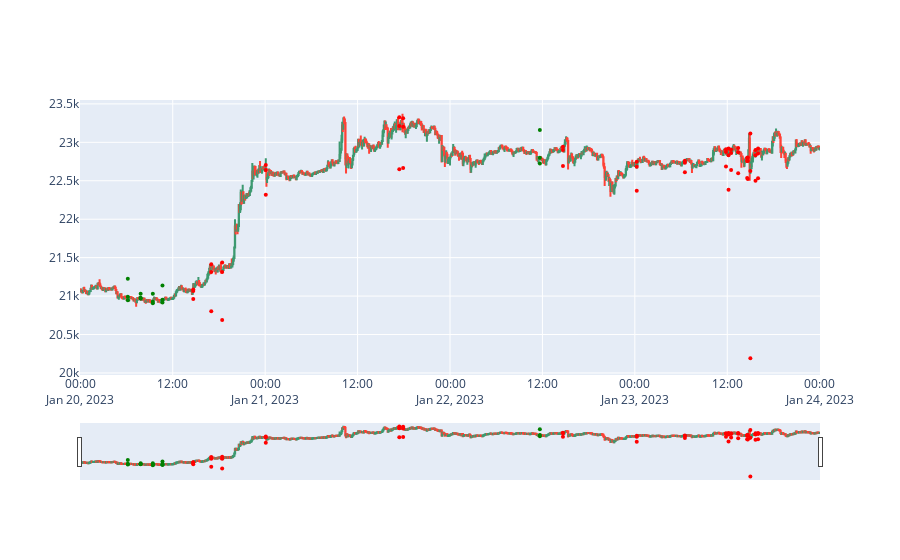
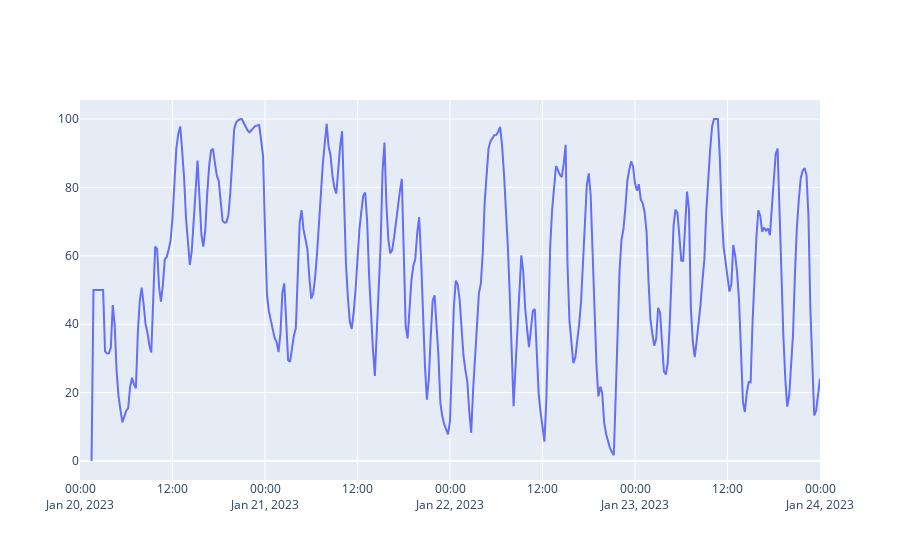

These figures' notebook cell, in order:
### Code cell
# df_lower_tf = add_rsx_LF(21,df_lower_tf)
# df_lower_tf = add_moving_average(3,df_lower_tf)

df_higher_tf = add_rsx_HF(7,df_higher_tf)

fig = go.Figure(data=[go.Candlestick(x=df_lower_tf['date'],
                open=df_lower_tf['open'],
                high=df_lower_tf['high'],
                low=df_lower_tf['low'],
                close=df_lower_tf['close'])])

# fig1 = go.Figure(data=[go.Candlestick(x=df_lower_tf['date'],
#                 open=df_lower_tf['open'],
#                 high=df_lower_tf['high'],
#                 low=df_lower_tf['low'],
#                 close=df_lower_tf['close'])])

buy_orders = []
sell_orders = []
multiplier = 5
for i in range(3, len(df_lower_tf)):
    if df_lower_tf.iloc[i-3]['low'] > df_lower_tf.iloc[i-2]['low'] and df_lower_tf.iloc[i-1]['close'] > df_lower_tf.iloc[i-3]['open'] and df_lower_tf.iloc[i-3]['open'] > df_lower_tf.iloc[i-3]['close']:
        if df_higher_tf.iloc[i//3]['classic_up_divergence'] or df_higher_tf.iloc[(i-1)//3]['classic_up_divergence']:
            buy_orders.append((df_lower_tf.iloc[i]['open'], df_lower_tf.iloc[i-2]['low'],
            round(df_lower_tf.iloc[i]['open'] + (df_lower_tf.iloc[i]['open']-df_lower_tf.iloc[i-2]['low'])*multiplier,2),
            df_lower_tf.iloc[i]['date']))

    if df_lower_tf.iloc[i-3]['high'] < df_lower_tf.iloc[i-2]['high'] and df_lower_tf.iloc[i-1]['close'] < df_lower_tf.iloc[i-3]['open'] and df_lower_tf.iloc[i-3]['open'] < df_lower_tf.iloc[i-3]['close']:
        if df_higher_tf.iloc[i//3]['classic_down_divergence'] or df_higher_tf.iloc[(i-1)//3]['classic_down_divergence']:
            sell_orders.append((df_lower_tf.iloc[i]['open'], df_lower_tf.iloc[i-2]['high'],
            round(df_lower_tf.iloc[i]['open'] - (df_lower_tf.iloc[i-2]['high']-df_lower_tf.iloc[i]['open'])*multiplier,2),
            df_lower_tf.iloc[i]['date']))

backtest(df_lower_tf,buy_orders,sell_orders,100,1)

for order in buy_orders:
    fig.add_trace(go.Scatter(x=[order[3]],y=[order[0]],mode='markers', marker=dict(size=4, color='green')))
    fig.add_trace(go.Scatter(x=[order[3]],y=[order[1]],mode='markers', marker=dict(size=4, color='green')))
    fig.add_trace(go.Scatter(x=[order[3]],y=[order[2]],mode='markers', marker=dict(size=4, color='green')))

for order in sell_orders:
    fig.add_trace(go.Scatter(x=[order[3]],y=[order[0]],mode='markers', marker=dict(size=4, color='red')))
    fig.add_trace(go.Scatter(x=[order[3]],y=[order[1]],mode='markers', marker=dict(size=4, color='red')))
    fig.add_trace(go.Scatter(x=[order[3]],y=[order[2]],mode='markers', marker=dict(size=4, color='red')))


# for i in range(len(df_higher_tf)):
#     if df_higher_tf.iloc[i]['classic_up_divergence']:
#         rsx.add_vline(x=df_higher_tf.iloc[i]['date'],line=dict(color='green'))
#     if df_higher_tf.iloc[i]['classic_down_divergence']:
#         rsx.add_vline(x=df_higher_tf.iloc[i]['date'],line=dict(color='red'))
rsx = go.Figure(go.Scatter(
        x=df_higher_tf['date'],
        y=df_higher_tf['RSX']
    ))



fig.update_layout(showlegend=False)
fig.show()
# fig1.update_layout(showlegend=False)
# fig1.show()
rsx.update_layout(showlegend=False)
rsx.show()

### Figure 1 — Plotly figure (JSON) as saved in the notebook; plotly's stock layout.template omitted (floating-point values rounded to 4 significant figures; data arrays with more than 128 entries replaced by an {"elided": "..."} marker saying what was removed)
{"data": [{"close": {"elided": "1153 float values"}, "high": {"elided": "1153 float values"}, "low": {"elided": "1153 float values"}, "open": {"elided": "1153 float values"}, "type": "candlestick", "x": {"elided": "1153 str values"}}, {"marker": {"color": "green", "size": 4}, "mode": "markers", "type": "scatter", "x": ["2023-01-20T06:10:00"], "y": [20990.0]}, {"marker": {"color": "green", "size": 4}, "mode": "markers", "type": "scatter", "x": ["2023-01-20T06:10:00"], "y": [20950.0]}, {"marker": {"color": "green", "size": 4}, "mode": "markers", "type": "scatter", "x": ["2023-01-20T06:10:00"], "y": [21230.0]}, {"marker": {"color": "green", "size": 4}, "mode": "markers", "type": "scatter", "x": ["2023-01-20T07:50:00"], "y": [20980.0]}, {"marker": {"color": "green", "size": 4}, "mode": "markers", "type": "scatter", "x": ["2023-01-20T07:50:00"], "y": [20970.0]}, {"marker": {"color": "green", "size": 4}, "mode": "markers", "type": "scatter", "x": ["2023-01-20T07:50:00"], "y": [21030.0]}, {"marker": {"color": "green", "size": 4}, "mode": "markers", "type": "scatter", "x": ["2023-01-20T09:25:00"], "y": [20930.0]}, {"marker": {"color": "green", "size": 4}, "mode": "markers", "type": "scatter", "x": ["2023-01-20T09:25:00"], "y": [20910.0]}, {"marker": {"color": "green", "size": 4}, "mode": "markers", "type": "scatter", "x": ["2023-01-20T09:25:00"], "y": [21030.0]}, {"marker": {"color": "green", "size": 4}, "mode": "markers", "type": "scatter", "x": ["2023-01-20T10:40:00"], "y": [20950.0]}, {"marker": {"color": "green", "size": 4}, "mode": "markers", "type": "scatter", "x": ["2023-01-20T10:40:00"], "y": [20920.0]}, {"marker": {"color": "green", "size": 4}, "mode": "markers", "type": "scatter", "x": ["2023-01-20T10:40:00"], "y": [21140.0]}, {"marker": {"color": "green", "size": 4}, "mode": "markers", "type": "scatter", "x": ["2023-01-22T11:40:00"], "y": [22800.0]}, {"marker": {"color": "green", "size": 4}, "mode": "markers", "type": "scatter", "x": ["2023-01-22T11:40:00"], "y": [22730.0]}, {"marker": {"color": "green", "size": 4}, "mode": "markers", "type": "scatter", "x": ["2023-01-22T11:40:00"], "y": [23160.0]}, {"marker": {"color": "red", "size": 4}, "mode": "markers", "type": "scatter", "x": ["2023-01-20T14:40:00"], "y": [21070.0]}, {"marker": {"color": "red", "size": 4}, "mode": "markers", "type": "scatter", "x": ["2023-01-20T14:40:00"], "y": [21090.0]}, {"marker": {"color": "red", "size": 4}, "mode": "markers", "type": "scatter", "x": ["2023-01-20T14:40:00"], "y": [20960.0]}, {"marker": {"color": "red", "size": 4}, "mode": "markers", "type": "scatter", "x": ["2023-01-20T17:00:00"], "y": [21310.0]}, {"marker": {"color": "red", "size": 4}, "mode": "markers", "type": "scatter", "x": ["2023-01-20T17:00:00"], "y": [21420.0]}, {"marker": {"color": "red", "size": 4}, "mode": "markers", "type": "scatter", "x": ["2023-01-20T17:00:00"], "y": [20800.0]}, {"marker": {"color": "red", "size": 4}, "mode": "markers", "type": "scatter", "x": ["2023-01-20T18:25:00"], "y": [21310.0]}, {"marker": {"color": "red", "size": 4}, "mode": "markers", "type": "scatter", "x": ["2023-01-20T18:25:00"], "y": [21440.0]}, {"marker": {"color": "red", "size": 4}, "mode": "markers", "type": "scatter", "x": ["2023-01-20T18:25:00"], "y": [20690.0]}, {"marker": {"color": "red", "size": 4}, "mode": "markers", "type": "scatter", "x": ["2023-01-21T00:05:00"], "y": [22640.0]}, {"marker": {"color": "red", "size": 4}, "mode": "markers", "type": "scatter", "x": ["2023-01-21T00:05:00"], "y": [22700.0]}, {"marker": {"color": "red", "size": 4}, "mode": "markers", "type": "scatter", "x": ["2023-01-21T00:05:00"], "y": [22320.0]}, {"marker": {"color": "red", "size": 4}, "mode": "markers", "type": "scatter", "x": ["2023-01-21T17:25:00"], "y": [23210.0]}, {"marker": {"color": "red", "size": 4}, "mode": "markers", "type": "scatter", "x": ["2023-01-21T17:25:00"], "y": [23330.0]}, {"marker": {"color": "red", "size": 4}, "mode": "markers", "type": "scatter", "x": ["2023-01-21T17:25:00"], "y": [22650.0]}, {"marker": {"color": "red", "size": 4}, "mode": "markers", "type": "scatter", "x": ["2023-01-21T17:55:00"], "y": [23200.0]}, {"marker": {"color": "red", "size": 4}, "mode": "markers", "type": "scatter", "x": ["2023-01-21T17:55:00"], "y": [23310.0]}, {"marker": {"color": "red", "size": 4}, "mode": "markers", "type": "scatter", "x": ["2023-01-21T17:55:00"], "y": [22670.0]}, {"marker": {"color": "red", "size": 4}, "mode": "markers", "type": "scatter", "x": ["2023-01-22T14:40:00"], "y": [22900.0]}, {"marker": {"color": "red", "size": 4}, "mode": "markers", "type": "scatter", "x": ["2023-01-22T14:40:00"], "y": [22940.0]}, {"marker": {"color": "red", "size": 4}, "mode": "markers", "type": "scatter", "x": ["2023-01-22T14:40:00"], "y": [22690.0]}, {"marker": {"color": "red", "size": 4}, "mode": "markers", "type": "scatter", "x": ["2023-01-23T00:15:00"], "y": [22680.0]}, {"marker": {"color": "red", "size": 4}, "mode": "markers", "type": "scatter", "x": ["2023-01-23T00:15:00"], "y": [22750.0]}, {"marker": {"color": "red", "size": 4}, "mode": "markers", "type": "scatter", "x": ["2023-01-23T00:15:00"], "y": [22370.0]}, {"marker": {"color": "red", "size": 4}, "mode": "markers", "type": "scatter", "x": ["2023-01-23T06:30:00"], "y": [22740.0]}, {"marker": {"color": "red", "size": 4}, "mode": "markers", "type": "scatter", "x": ["2023-01-23T06:30:00"], "y": [22760]}, {"marker": {"color": "red", "size": 4}, "mode": "markers", "type": "scatter", "x": ["2023-01-23T06:30:00"], "y": [22610.0]}, {"marker": {"color": "red", "size": 4}, "mode": "markers", "type": "scatter", "x": ["2023-01-23T11:50:00"], "y": [22870.0]}, {"marker": {"color": "red", "size": 4}, "mode": "markers", "type": "scatter", "x": ["2023-01-23T11:50:00"], "y": [22910.0]}, {"marker": {"color": "red", "size": 4}, "mode": "markers", "type": "scatter", "x": ["2023-01-23T11:50:00"], "y": [22690.0]}, {"marker": {"color": "red", "size": 4}, "mode": "markers", "type": "scatter", "x": ["2023-01-23T12:10:00"], "y": [22830.0]}, {"marker": {"color": "red", "size": 4}, "mode": "markers", "type": "scatter", "x": ["2023-01-23T12:10:00"], "y": [22921]}, {"marker": {"color": "red", "size": 4}, "mode": "markers", "type": "scatter", "x": ["2023-01-23T12:10:00"], "y": [22380.0]}, {"marker": {"color": "red", "size": 4}, "mode": "markers", "type": "scatter", "x": ["2023-01-23T12:30:00"], "y": [22860.0]}, {"marker": {"color": "red", "size": 4}, "mode": "markers", "type": "scatter", "x": ["2023-01-23T12:30:00"], "y": [22910.0]}, {"marker": {"color": "red", "size": 4}, "mode": "markers", "type": "scatter", "x": ["2023-01-23T12:30:00"], "y": [22640.0]}, {"marker": {"color": "red", "size": 4}, "mode": "markers", "type": "scatter", "x": ["2023-01-23T13:25:00"], "y": [22870.0]}, {"marker": {"color": "red", "size": 4}, "mode": "markers", "type": "scatter", "x": ["2023-01-23T13:25:00"], "y": [22930.0]}, {"marker": {"color": "red", "size": 4}, "mode": "markers", "type": "scatter", "x": ["2023-01-23T13:25:00"], "y": [22600.0]}, {"marker": {"color": "red", "size": 4}, "mode": "markers", "type": "scatter", "x": ["2023-01-23T14:35:00"], "y": [22760.0]}, {"marker": {"color": "red", "size": 4}, "mode": "markers", "type": "scatter", "x": ["2023-01-23T14:35:00"], "y": [22800]}, {"marker": {"color": "red", "size": 4}, "mode": "markers", "type": "scatter", "x": ["2023-01-23T14:35:00"], "y": [22540.0]}, {"marker": {"color": "red", "size": 4}, "mode": "markers", "type": "scatter", "x": ["2023-01-23T14:40:00"], "y": [22760.0]}, {"marker": {"color": "red", "size": 4}, "mode": "markers", "type": "scatter", "x": ["2023-01-23T14:40:00"], "y": [22800.0]}, {"marker": {"color": "red", "size": 4}, "mode": "markers", "type": "scatter", "x": ["2023-01-23T14:40:00"], "y": [22520.0]}, {"marker": {"color": "red", "size": 4}, "mode": "markers", "type": "scatter", "x": ["2023-01-23T15:00:00"], "y": [22630.0]}, {"marker": {"color": "red", "size": 4}, "mode": "markers", "type": "scatter", "x": ["2023-01-23T15:00:00"], "y": [23115]}, {"marker": {"color": "red", "size": 4}, "mode": "markers", "type": "scatter", "x": ["2023-01-23T15:00:00"], "y": [20190.0]}, {"marker": {"color": "red", "size": 4}, "mode": "markers", "type": "scatter", "x": ["2023-01-23T15:40:00"], "y": [22830.0]}, {"marker": {"color": "red", "size": 4}, "mode": "markers", "type": "scatter", "x": ["2023-01-23T15:40:00"], "y": [22900.0]}, {"marker": {"color": "red", "size": 4}, "mode": "markers", "type": "scatter", "x": ["2023-01-23T15:40:00"], "y": [22500.0]}, {"marker": {"color": "red", "size": 4}, "mode": "markers", "type": "scatter", "x": ["2023-01-23T16:00:00"], "y": [22860.0]}, {"marker": {"color": "red", "size": 4}, "mode": "markers", "type": "scatter", "x": ["2023-01-23T16:00:00"], "y": [22920]}, {"marker": {"color": "red", "size": 4}, "mode": "markers", "type": "scatter", "x": ["2023-01-23T16:00:00"], "y": [22530.0]}], "layout": {"showlegend": false}}

### Figure 2 — Plotly figure (JSON) as saved in the notebook; plotly's stock layout.template omitted (floating-point values rounded to 4 significant figures; data arrays with more than 128 entries replaced by an {"elided": "..."} marker saying what was removed)
{"data": [{"type": "scatter", "x": {"elided": "385 str values"}, "y": {"elided": "385 float values"}}], "layout": {"showlegend": false}}
